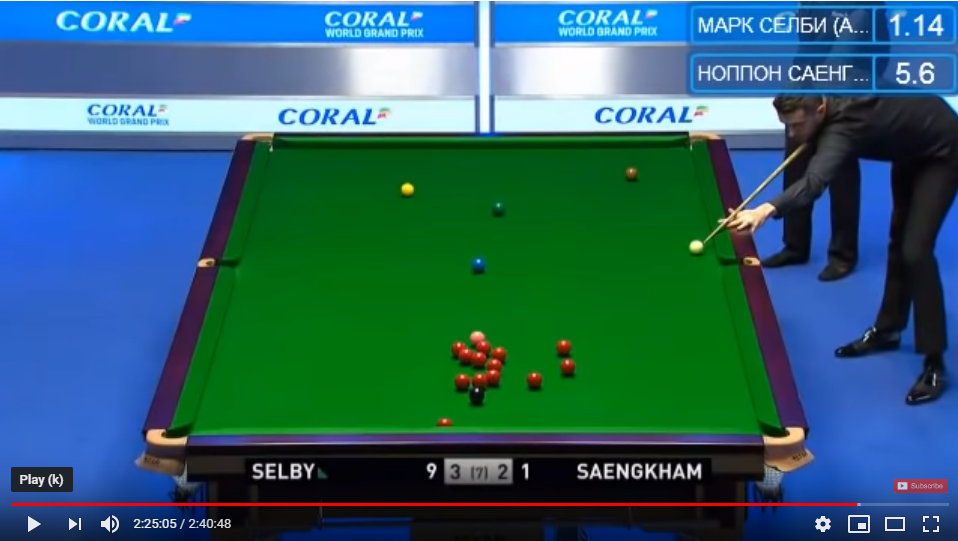
#> input picture test_data/fig_snooker_1.PNG, 958 x 541 px
$ python table.py   (older library calls are emulated)
#> lines starting #> are read from the running program, lines starting #| are printed output that depends on the picture
'''Find relevant items on snooker table

'''
import sys

import numpy as np
import copy
from scipy import spatial
import matplotlib.pyplot as plt

import skimage
from skimage import io, transform, segmentation, draw, \
                    util, filters, feature, color

from sklearn.cluster import KMeans
from sklearn.utils import shuffle

from collections import namedtuple

DARK_GREEN = (0.0, 0.5, 0.0)
DARK_RED   = (0.5, 0.0, 0.0)
DARK_BLUE  = (0.0, 0.0, 0.5)
BLACK      = (0.0, 0.0, 0.0)
WHITE      = (1.0, 1.0, 1.0)
PINK       = (1.0, 0.8, 0.8)
YELLOW     = (1.0, 1.0, 0.0)
DARKER_GREEN = (0.0, 0.3, 0.0)

ClothCorners = namedtuple('ClothCorners',
                          ['top_left', 'top_right', 'down_left', 'down_right'])
ClothSides = namedtuple('ClothSides',
                        ['top', 'left', 'right', 'down'])

class FileFormatError(Exception):
    pass

class Balls:

    # [19 lines left out: function __init__, not called in this run]

class Table:

    def _guess_cloth_colour(self, precision=2, cluster_count=5):
        '''Guess colour of table cloth

        Parameters
        ----------
        precision : int, optional
            Number of decimals to keep in cloth colour RGB vector
        cluster_count : int, optional
            Number of clusters to consider in the RGB space

        Returns
        -------
        rgb_cloth : tuple
            The RGB coordinate of the table cloth colour

        Notes
        -----
        The plurality of RGB points of the image are clustered. In the typical
        front-facing perspective of the table, the cloth colour is assumed to
        (1) be a major object in the view and (2) have a mostly unique and
        mostly uniform colour green colour.

        '''
        km_cluster = KMeans(n_clusters=cluster_count,
                            init=np.array([DARK_GREEN, DARK_RED, DARK_BLUE,
                                           BLACK, WHITE]),
                            n_init=1)

        fig_sample = shuffle(self.img_obj.reshape(-1, 3))[:5000]
        km_cluster.fit(fig_sample)

        diff_from_green = km_cluster.cluster_centers_ - \
                          np.tile(np.array(DARK_GREEN), cluster_count).reshape(-1, 3)
        diff_from_green_norm = np.array([np.dot(x, x) for x in diff_from_green])
        green_centre = km_cluster.cluster_centers_[np.argmin(diff_from_green_norm)]

        #
        # TODO: Add some checks to ensure image with little green does not pass
        #

        ret = tuple([round(x, precision) for x in green_centre])

        return ret

    def _create_cloth_luminance(self, squeeze_factor=20.0):
        '''Extract luminance image where cloth is selectively illuminated.

        Parameters
        ----------
        squeeze_factor : int, optional
            How selective to be in the cloth colour illumination. The higher
            the value, the more selective, which comes at the risk that
            relevant cloth pixels are incorrectly non-illuminated.

        Returns
        -------
        intensity : Numpy array
            The image with intensity values near 1.0 for cloth pixels, 0.0
            otherwise

        '''
        def _intensity_from_norm2(l2):
            f = 1.0 - l2 * squeeze_factor
            return max(f, 0.0)

        diff_from_cloth = self.img_obj.reshape(-1, 3) - \
                          np.tile(self.cloth_colour, self.img_n_pixels).reshape(-1, 3)
        diff_from_cloth_l2 = np.sum(np.square(diff_from_cloth), axis=1)
        v_intensity_from_l2 = np.vectorize(_intensity_from_norm2)
        intensity = v_intensity_from_l2(diff_from_cloth_l2)

        return intensity.reshape(self.img_height, self.img_width)

    # [88 lines left out: function _edge_bounding_corners, not called in this run]

    def _manhattan_line(self, p_a, p_b):
        '''Construct the line between two pixels. The line is constrained to
        discrete pixels, hence the method constructs the contiguous path that
        most closely approximates the continuous interpolating line

        Parameters
        ----------
        p_a : Numpy array
            The first pixel, two coordinates
        p_b : Numpy array
            The second pixel, two coordinates

        Returns
        -------
        line_pixels : Numpy array
            The collection of pixels that comprises the discrete line

        '''
        diff = p_b - p_a
        delta = np.abs(diff)
        sign = np.sign(diff)
        total_points = sum(delta)

        if delta[0] > delta[1]:
            slope = delta[1] / total_points
            major_index = 0
            minor_index = 1

        else:
            slope = delta[0] / total_points
            major_index = 1
            minor_index = 0

        p_current = copy.deepcopy(p_a)
        line = [list(p_current)]
        k_minor = 0
        for step in range(0, sum(delta)):

            diff_from_real = step * slope - k_minor
            if diff_from_real > 0.5:
                p_current[minor_index] += sign[minor_index]
                k_minor += 1

            else:
                p_current[major_index] += sign[major_index]

            line.append(list(p_current))

        return np.array(line)

    def _make_table_indeces(self, sides, exclude_boundary=False):
        '''Construct index arrays for pixels within four sides

        Parameters
        ----------
        sides : ClothSides
            The four sides of the table cloth
        exclude_boundary : bool, optional
            If True the index array does not include pixels of the boundary. If
            False, the index array includes pixels of boundary.

        Returns
        -------
        cloth_pixels_topbottom : Numpy array
            The pixels of the image containing cloth table data, vertical
            coordinate
        cloth_pixels_leftright : Numpy array
            The pixels of the image containing cloth table data, horizontal
            coordinate

        '''
        top_most = np.min(sides.top, axis=0)[0]
        bottom_most = np.max(sides.down, axis=0)[0]
        top_least = np.max(sides.top, axis=0)[0]
        bottom_least = np.min(sides.down, axis=0)[0]
        top_right = np.min(sides.right, axis=0)[0]
        top_left = np.min(sides.left, axis=0)[0]
        bottom_right = np.max(sides.right, axis=0)[0]
        bottom_left = np.max(sides.left, axis=0)[0]

        #
        # Determine between which sides of the cloth a horizontal pixel
        # scanning, left to right, takes place
        order = []
        if top_right < top_left:
            order.append((sides.top, sides.right, top_least))
        elif top_right > top_left:
            order.append((sides.left, sides.top, top_least))

        order.append((sides.left, sides.right, bottom_least))

        if bottom_right > bottom_left:
            order.append((sides.down, sides.right, bottom_most))
        elif bottom_right < bottom_left:
            order.append((sides.left, sides.down, bottom_most))

        if exclude_boundary:
            k_low = 1
            k_high = 0
        else:
            k_low = 0
            k_high = 1

        #
        # Scan pixels, top to bottom (outer loop), left to right (vectorized
        # inner loop) constrained to be between the relevant pair of sides.
        cloth_pixels_leftright = []
        cloth_pixels_topbottom = []
        shift_point = -1
        for horizont in range(top_most + k_low, bottom_most + k_high):

            if horizont > shift_point:
                border_a, border_b, shift_point = order.pop(0)

            w_min_a, w_max_a = self._func_boundary(horizont, border_a)
            w_min_b, w_max_b = self._func_boundary(horizont, border_b)

            leftright = np.arange(w_min_a + k_low, w_max_b + k_high)
            topbottom = np.repeat([horizont], w_max_b + k_high - w_min_a - k_low)

            cloth_pixels_leftright.extend(leftright)
            cloth_pixels_topbottom.extend(topbottom)

        return cloth_pixels_topbottom, cloth_pixels_leftright

    def _make_sides(self, corners):
        '''Derive the pixels of the cloth given four corners

        Parameters
        ----------
        corners : ClothCorners
            The four corners of the table cloth

        Returns
        -------
        sides : ClothSides
            The array of pixels that make up the sides of the cloth

        '''
        sides = ClothSides( \
            self._manhattan_line(corners.top_left, corners.top_right),
            self._manhattan_line(corners.top_left, corners.down_left),
            self._manhattan_line(corners.top_right, corners.down_right),
            self._manhattan_line(corners.down_left, corners.down_right))

        return sides

    def _func_boundary(self, x, points):

        mask = points[:,0] == x
        reduced_points = points[mask]
        return np.min(reduced_points, axis=0)[1], \
               np.max(reduced_points, axis=0)[1]

    # [128 lines left out: function _optimize_corners, not called in this run]

    def _get_corner_extremes(self):
        '''Bla bla

        '''
        horizont_low = min(self.corners.top_left[0], self.corners.top_right[0])
        vertical_low = min(self.corners.top_left[1], self.corners.down_left[1])
        horizont_high = max(self.corners.down_left[0], self.corners.down_right[0])
        vertical_high = max(self.corners.top_right[1], self.corners.down_right[1])

        return np.array([horizont_low, vertical_low]), \
               np.array([horizont_high, vertical_high])

    def _make_coarse_grid(self, delta_pixel):
        '''Create an initial coarse grid of table

        '''
        def side_to_side_jump(v_1, v_2, v_3, v_4):

            l_1 = abs(np.sum(v_1 - v_2))
            l_2 = abs(np.sum(v_3 - v_4))
            if l_1 >= l_2:
                length = l_1
            else:
                length = l_2

            n_divide = length // delta_pixel
            return int(round(l_1 / n_divide)), int(round(l_2 / n_divide)), n_divide

        left_jump, right_jump, n_horizont = \
            side_to_side_jump(self.corners.top_left,
                              self.corners.down_left,
                              self.corners.top_right,
                              self.corners.down_right)
        top_jump, down_jump, n_vertical = \
            side_to_side_jump(self.corners.top_left,
                              self.corners.top_right,
                              self.corners.down_left,
                              self.corners.down_right)

        p_top_side = self.sides.top[np.multiply(top_jump, range(1, n_vertical))]
        p_down_side = self.sides.down[np.multiply(down_jump, range(1, n_vertical))]
        p_left_side = self.sides.left[np.multiply(left_jump, range(1, n_horizont))]
        p_right_side = self.sides.right[np.multiply(right_jump, range(1, n_horizont))]

        for p_11, p_12 in zip(p_top_side, p_down_side):

            for p_21, p_22 in zip(p_left_side, p_right_side):

                #COMPUTE INTERSECTION OF THE TWO LINES AND MAKE THAT GRID POINT
                print (p_11, p_12, p_21, p_22)

            raise RuntimeError

    def get_rectangle(self):
        '''Construct maximum bounding rectangle to given corners, that is the
        smallest possible rectangle with sides parallel with the image sides,
        while still containing all points of the table cloth

        Returns
        -------
        rec_pixels_topbottom : Numpy array
            The pixels of the image containing rectangle, vertical
            coordinate
        rec_pixels_leftright : Numpy array
            The pixels of the image containing rectangle, horizontal
            coordinate

        '''
        low, high = self._get_corner_extremes()
        width = np.arange(low[0], high[0] + 1)
        height = np.arange(low[1], high[1] + 1)

        return [np.repeat(width, 1 + high[1] - low[1]), \
                np.tile(height, 1 + high[0] - low[0])]

    # [28 lines left out: function find_balls, not called in this run]

# [9 lines of commented-out code are left out]

    def __init__(self, img_path, corners=None,
                 print_intermediate_img=True, img_out_prefix='debug'):

        #
        # Path to file to discover Table in
#> called with img_path = '../test_data/fig_snooker_1.PNG', print_intermediate_img = True, img_out_prefix = 'debug'
        self.img_path = img_path

        #
        # Debug and constants
        self.print_intermediate_img = print_intermediate_img
        self.img_out_prefix = img_out_prefix

        #
        # Read the image data and put into proper object
        raw_image = io.imread(self.img_path)
#> raw_image is the input picture: shape (541, 958, 4); mean R, G, B, A 46.1, 98.3, 107.9, 255
        if len(raw_image.shape) == 3:
            if raw_image.shape[2] == 4:
                rgb_image = color.rgba2rgb(raw_image)

            elif raw_image.shape[2] == 3:
                rgb_image = raw_image

            else:
                raise FileFormatError('Image {0} yields '.format(self.img_path) + \
                                      'image data of wrong shape')

        else:
            raise FileFormatError('Image {0} yields '.format(self.img_path) + \
                                  'image data of wrong shape')

        self.img_obj = util.img_as_float(rgb_image)
        self.img_height = self.img_obj.shape[0]
#> self.img_height = 541
        self.img_width = self.img_obj.shape[1]
#> self.img_width = 958
        self.img_n_pixels = self.img_height * self.img_width
#> self.img_n_pixels = 518278

        #
        # Guess the cloth colour
        self.cloth_colour = self._guess_cloth_colour()
        self.cloth_luminance = self._create_cloth_luminance()
#> in _create_cloth_luminance, `return intensity.reshape(self.img_height, self.img_width)`:
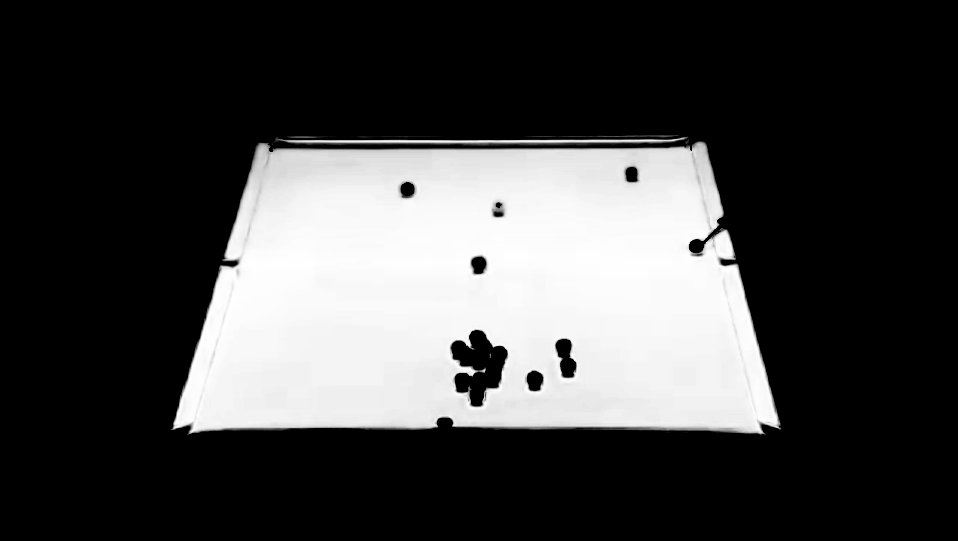
#> returned value: shape (541, 958) float64; min 0, max 1, mean 0.266

        if self.print_intermediate_img:
            io.imsave(self.img_out_prefix + '_cloth_luminance.png', self.cloth_luminance)

        #
        # Set or discover corners for reference image
        if not corners is None:
            if not isinstance(corners, ClothCorners):
                raise TypeError('Corners must be of type ClothCorners')
            self.corners = corners

        else:
            self.corners = self._optimize_corners()

        #
        # Construct additional table data
        self.sides = self._make_sides(self.corners)
        self.table_indeces = self._make_table_indeces(self.sides)
        self.table_rectangle_indeces = self.get_rectangle()
        self.coarse_grid = self._make_coarse_grid(25)

        #
        # Define balls object, initilization stage
        table_pixels = self.img_obj[self.table_rectangle_indeces[0],
                                    self.table_rectangle_indeces[1]]
        table_lum_pixels = self.cloth_luminance[self.table_rectangle_indeces[0],
                                                self.table_rectangle_indeces[1]]
        low, high = self._get_corner_extremes()
        img_table = table_pixels.reshape(1 + high[0] - low[0], 1 + high[1] - low[1], 3)
        lum_table = table_lum_pixels.reshape(1 + high[0] - low[0], 1 + high[1] - low[1])
        self.balls = Balls(img_table, lum_table)


if __name__ == '__main__':

    #table = Table('../test_data/fig_snooker_1.PNG')
    #print (table.corners)
    corners = ClothCorners(np.array([136, 259]), np.array([135, 703]),
                           np.array([431, 170]), np.array([432, 782]))
#> (the run stopped early here; a loop or call above may not have finished)
